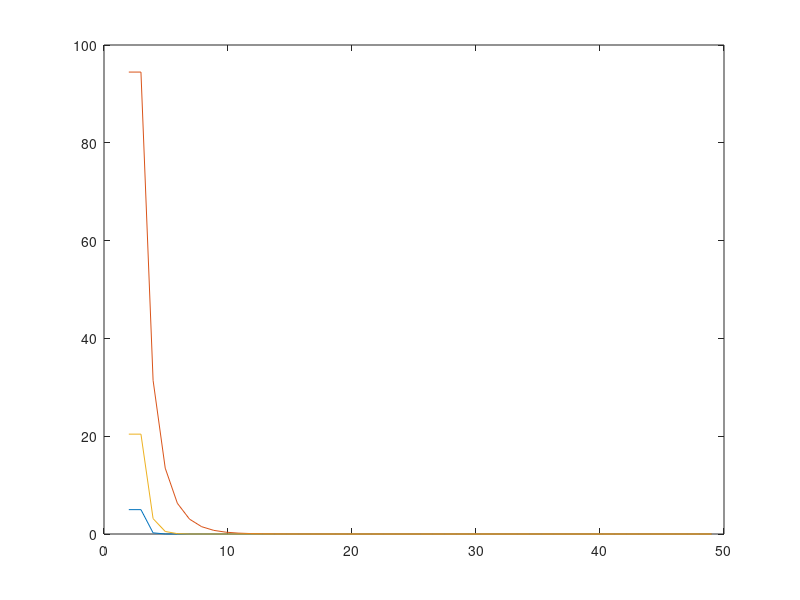

Source code (MATLAB): (Note: this script raises an error after producing the figure.)
%% Строим графики
k = 1; m = 15;
A = m; B = 1; b =2*m; a = 2/k;
P = @(r, phi) A/(r*exp(1i*phi) - a) + B/(r*exp(1i*phi) - b) + 1/(r*exp(1i*phi)); 
r = [0.1, 1, 10];
summ = [0, 0, 0];
re = [2i * pi , 2i * pi, 2i*pi*(1 + A)];
n  = linspace( 2,49, 49);
for k = 1:49
    sum = [complex(0,0), complex(0,0), complex(0,0)];
    phi =linspace( 0,2*pi, n(k));
    for i = [1,2,3]
        for itr = 2:length(phi)
            sum(i) = sum(i) + 1i* (r(i)*(phi(itr ) - phi(itr - 1))) *exp(1i*phi(itr)) * P(r(i), phi(itr)) ;
        end
    summ(i,k) =  abs(sum(i) - re(i));
    end
end
figure(1)
plot( n,  summ(1, :)); hold on;
plot( n,  summ(2, :)); hold on;
plot( n,  summ(3, :)); hold on;
legend('$r = 0.1$', '$r = 1$', '$r = 10$', '$Res$', Interpreter = 'latex', FontSize = 14);
xlabel('$Quantity \ of \ iter$', Interpreter = 'latex', FontSize = 14);
ylabel('$Difference$', Interpreter = 'latex', FontSize = 14);


%% Вычеты
k = 1; m = 15;
A = m; B = 1; b =2*m; a = 2/k;
phi =linspace( 0,2*pi, 555);
r = [0.1, 1, 10];
figure(2)
for i = [1,2,3]
    x = r(i) * cos(phi);
    y = r(i) * sin(phi);
    plot(x, y, 'Linewidth',1); hold on;
end
plot([0, a, b],[0, 0 ,0], '.r');
legend('$r = 0.1$', '$r = 1$', '$r = 10$', '$Res$', Interpreter = 'latex', FontSize = 14);
xlabel('$Re$', Interpreter = 'latex', FontSize = 14);
ylabel('$Im$', Interpreter = 'latex', FontSize = 14);

